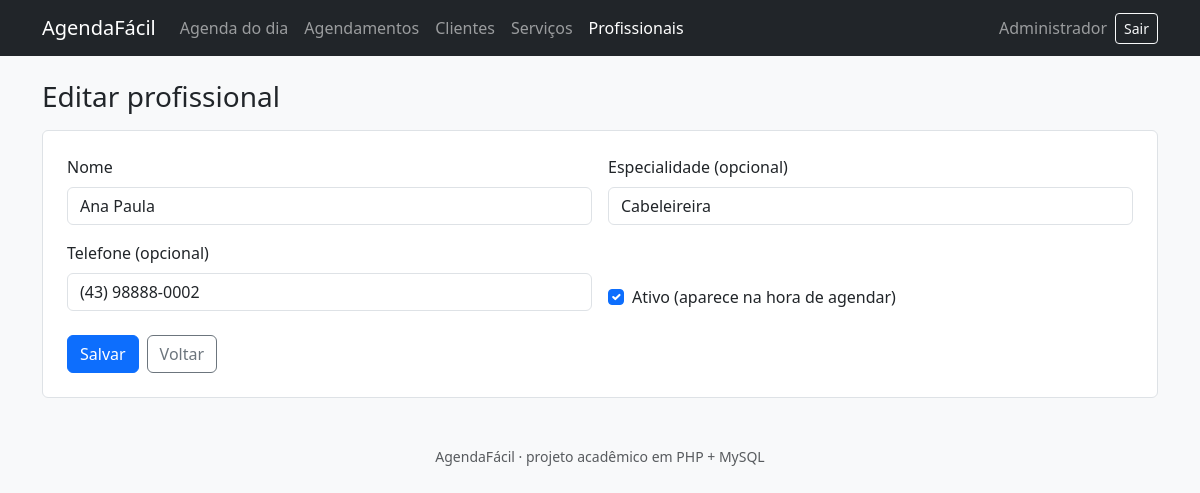
/profissionais.php?acao=editar&id=2 (signed in), run on the app's committed database.
### tables this page shows
CREATE TABLE profissionais (
    id            INT UNSIGNED NOT NULL AUTO_INCREMENT,
    nome          VARCHAR(100) NOT NULL,
    telefone      VARCHAR(20)  NULL,
    especialidade VARCHAR(80)  NULL,
    ativo         TINYINT(1)   NOT NULL DEFAULT 1,
    PRIMARY KEY (id)
);

### app/bootstrap.php (called while the page is built, shortened)
<?php
require_once __DIR__ . '/Database.php';
require_once __DIR__ . '/helpers.php';
function renderizar(string $view, array $dados = []): void
{
    extract($dados);
    require __DIR__ . '/../views/layout/header.php';
    require __DIR__ . '/../views/' . $view . '.php';
    require __DIR__ . '/../views/layout/footer.php';
}

### app/helpers.php (called while the page is built, shortened)
<?php
function e(?string $texto): string
{
    return htmlspecialchars($texto ?? '', ENT_QUOTES, 'UTF-8');
}

### app/Database.php (called while the page is built)
<?php
class Database
{
    private static ?PDO $conexao = null;
    public static function conectar(): PDO
    {
        if (self::$conexao === null) {
            $dsn = sprintf(
                'mysql:host=%s;port=%s;dbname=%s;charset=utf8mb4',
                DB_HOST,
                DB_PORT,
                DB_NAME
            );
            self::$conexao = new PDO($dsn, DB_USER, DB_PASS, [
                PDO::ATTR_ERRMODE            => PDO::ERRMODE_EXCEPTION,
                PDO::ATTR_DEFAULT_FETCH_MODE => PDO::FETCH_ASSOC,
                PDO::ATTR_EMULATE_PREPARES   => false,
            ]);
        }
        return self::$conexao;
    }
}

### app/models/BaseModel.php (called while the page is built, shortened)
<?php
require_once __DIR__ . '/../Database.php';
abstract class BaseModel
{
    protected string $tabela;
    protected PDO $db;
    public function __construct()
    {
        $this->db = Database::conectar();
    }
    public function buscarPorId(int $id): ?array
    {
        $stmt = $this->db->prepare("SELECT * FROM {$this->tabela} WHERE id = :id");
        $stmt->execute([':id' => $id]);
        $linha = $stmt->fetch();
        return $linha ?: null;
    }
}

### views/profissionais/form.php (the view, shortened to what this page needs)
<?php
$classe = fn(string $campo) => isset($erros[$campo]) ? ' is-invalid' : '';
?>
<h1 class="h3 mb-3"><?= e($titulo) ?></h1>
<form method="post" action="profissionais.php?acao=salvar" class="bg-white border rounded p-4" novalidate>
    <div class="row g-3">
        <div class="col-md-6">
            <label for="nome" class="form-label">Nome</label>
            <input type="text" class="form-control<?= $classe('nome') ?>" id="nome" name="nome" maxlength="100"
                   value="<?= e($profissional['nome'] ?? '') ?>" required>
        </div>
        <div class="col-md-6">
            <label for="especialidade" class="form-label">Especialidade (opcional)</label>
            <input type="text" class="form-control<?= $classe('especialidade') ?>" id="especialidade" name="especialidade"
                   maxlength="80" value="<?= e($profissional['especialidade'] ?? '') ?>">
        </div>
        <div class="col-md-6">
            <label for="telefone" class="form-label">Telefone (opcional)</label>
            <input type="text" class="form-control<?= $classe('telefone') ?>" id="telefone" name="telefone" maxlength="20"
                   placeholder="(43) 98888-0000" value="<?= e($profissional['telefone'] ?? '') ?>">
        </div>
        <div class="col-md-6 d-flex align-items-end">
            <div class="form-check">
                <input class="form-check-input" type="checkbox" id="ativo" name="ativo" value="1"
                       <?= !empty($profissional['ativo']) ? 'checked' : '' ?>>
                <label class="form-check-label" for="ativo">Ativo (aparece na hora de agendar)</label>
            </div>
        </div>
    </div>
    <div class="mt-4 d-flex gap-2">
        <button type="submit" class="btn btn-primary">Salvar</button>
        <a href="profissionais.php" class="btn btn-outline-secondary">Voltar</a>
    </div>
</form>

### data on the page
profissionais: nome "Ana Paula", especialidade "Cabeleireira", telefone "(43) 98888-0002", ativo "☑"

### other printed values
$texto "Agenda do dia Agendamentos Clientes Serviços Profissionais"
$logado['nome'] "Administrador"
$titulo "Editar profissional"
